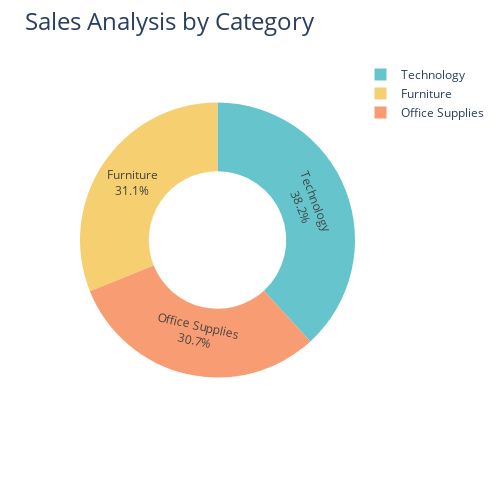

Notebook code cell kept with this figure:
### Code cell
import plotly.express as px

fig1 = px.pie(
    sales_by_category, 
     values="Sales",
    names="Category",      
      hole = 0.5,
    color_discrete_sequence = px.colors.qualitative.Pastel)

fig1.update_traces(textposition = 'inside', textinfo = 'percent+label')
fig1.update_layout(title_text = 'Sales Analysis by Category', title_font = dict(size=24), width = 500, height = 500)

fig1.show()

### Figure 1 — Plotly figure (JSON) as saved in the notebook; plotly's stock layout.template omitted (floating-point values rounded to 4 significant figures)
{"data": [{"domain": {"x": [0, 1], "y": [0, 1]}, "hole": 0.5, "hovertemplate": "Category=%{label}<br>Sales=%{value}<extra></extra>", "labels": ["Furniture", "Office Supplies", "Technology"], "legendgroup": "", "name": "", "showlegend": true, "textinfo": "percent+label", "textposition": "inside", "type": "pie", "values": [328900.0, 325300.0, 404300.0]}], "layout": {"height": 500, "legend": {"tracegroupgap": 0}, "margin": {"t": 60}, "piecolorway": ["rgb(102, 197, 204)", "rgb(246, 207, 113)", "rgb(248, 156, 116)", "rgb(220, 176, 242)", "rgb(135, 197, 95)", "rgb(158, 185, 243)", "rgb(254, 136, 177)", "rgb(201, 219, 116)", "rgb(139, 224, 164)", "rgb(180, 151, 231)", "rgb(179, 179, 179)"], "title": {"font": {"size": 24}, "text": "Sales Analysis by Category"}, "width": 500}}
